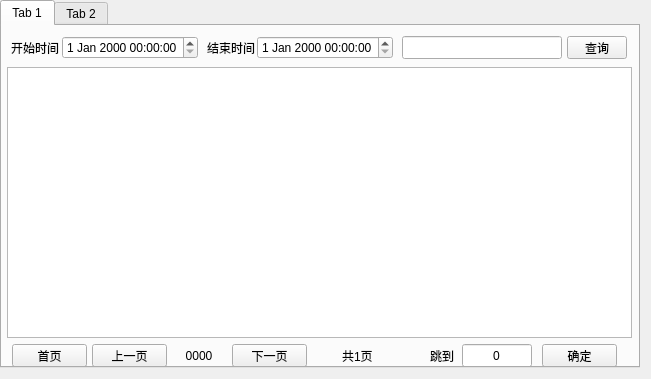
<?xml version="1.0" encoding="UTF-8"?>
<ui version="4.0">
 <class>Form</class>
 <widget class="QWidget" name="Form">
  <property name="geometry">
   <rect>
    <x>0</x>
    <y>0</y>
    <width>651</width>
    <height>379</height>
   </rect>
  </property>
  <property name="windowTitle">
   <string>Form</string>
  </property>
  <widget class="QTabWidget" name="log_tabWidget">
   <property name="geometry">
    <rect>
     <x>0</x>
     <y>0</y>
     <width>640</width>
     <height>368</height>
    </rect>
   </property>
   <property name="currentIndex">
    <number>0</number>
   </property>
   <widget class="QWidget" name="tab">
    <attribute name="title">
     <string>Tab 1</string>
    </attribute>
    <widget class="QTableView" name="url_log_tableView">
     <property name="geometry">
      <rect>
       <x>5</x>
       <y>41</y>
       <width>625</width>
       <height>271</height>
      </rect>
     </property>
    </widget>
    <widget class="QPushButton" name="log_url_first_btn">
     <property name="geometry">
      <rect>
       <x>10</x>
       <y>318</y>
       <width>75</width>
       <height>23</height>
      </rect>
     </property>
     <property name="text">
      <string>首页</string>
     </property>
    </widget>
    <widget class="QPushButton" name="log_url_prev_btn">
     <property name="geometry">
      <rect>
       <x>90</x>
       <y>318</y>
       <width>75</width>
       <height>23</height>
      </rect>
     </property>
     <property name="text">
      <string>上一页</string>
     </property>
    </widget>
    <widget class="QPushButton" name="log_url_next_btn">
     <property name="geometry">
      <rect>
       <x>230</x>
       <y>318</y>
       <width>75</width>
       <height>23</height>
      </rect>
     </property>
     <property name="text">
      <string>下一页</string>
     </property>
    </widget>
    <widget class="QPushButton" name="log_url_ok_btn">
     <property name="geometry">
      <rect>
       <x>540</x>
       <y>318</y>
       <width>75</width>
       <height>23</height>
      </rect>
     </property>
     <property name="text">
      <string>确定</string>
     </property>
    </widget>
    <widget class="QLabel" name="log_url_now_label">
     <property name="geometry">
      <rect>
       <x>172</x>
       <y>318</y>
       <width>50</width>
       <height>23</height>
      </rect>
     </property>
     <property name="text">
      <string>0000</string>
     </property>
     <property name="alignment">
      <set>Qt::AlignCenter</set>
     </property>
    </widget>
    <widget class="QLabel" name="log_url_tot_label">
     <property name="geometry">
      <rect>
       <x>340</x>
       <y>318</y>
       <width>54</width>
       <height>23</height>
      </rect>
     </property>
     <property name="text">
      <string>共1页</string>
     </property>
    </widget>
    <widget class="QLabel" name="label_3">
     <property name="geometry">
      <rect>
       <x>420</x>
       <y>318</y>
       <width>32</width>
       <height>23</height>
      </rect>
     </property>
     <property name="text">
      <string>跳到</string>
     </property>
     <property name="alignment">
      <set>Qt::AlignRight|Qt::AlignTrailing|Qt::AlignVCenter</set>
     </property>
    </widget>
    <widget class="QLineEdit" name="log_url_jump_edit">
     <property name="geometry">
      <rect>
       <x>460</x>
       <y>318</y>
       <width>70</width>
       <height>23</height>
      </rect>
     </property>
     <property name="text">
      <string>0</string>
     </property>
     <property name="alignment">
      <set>Qt::AlignCenter</set>
     </property>
    </widget>
    <widget class="QLabel" name="label">
     <property name="geometry">
      <rect>
       <x>7</x>
       <y>10</y>
       <width>50</width>
       <height>23</height>
      </rect>
     </property>
     <property name="text">
      <string>开始时间</string>
     </property>
     <property name="alignment">
      <set>Qt::AlignRight|Qt::AlignTrailing|Qt::AlignVCenter</set>
     </property>
    </widget>
    <widget class="QLabel" name="label_2">
     <property name="geometry">
      <rect>
       <x>205</x>
       <y>10</y>
       <width>54</width>
       <height>23</height>
      </rect>
     </property>
     <property name="text">
      <string>结束时间</string>
     </property>
    </widget>
    <widget class="QDateTimeEdit" name="log_url_start_timeedit">
     <property name="geometry">
      <rect>
       <x>60</x>
       <y>10</y>
       <width>136</width>
       <height>23</height>
      </rect>
     </property>
    </widget>
    <widget class="QDateTimeEdit" name="log_url_stop_timeedit">
     <property name="geometry">
      <rect>
       <x>255</x>
       <y>10</y>
       <width>136</width>
       <height>23</height>
      </rect>
     </property>
    </widget>
    <widget class="QLineEdit" name="log_url_query_edit">
     <property name="geometry">
      <rect>
       <x>400</x>
       <y>10</y>
       <width>160</width>
       <height>23</height>
      </rect>
     </property>
    </widget>
    <widget class="QPushButton" name="log_url_query_btn">
     <property name="geometry">
      <rect>
       <x>565</x>
       <y>10</y>
       <width>60</width>
       <height>23</height>
      </rect>
     </property>
     <property name="text">
      <string>查询</string>
     </property>
    </widget>
   </widget>
   <widget class="QWidget" name="tab_2">
    <attribute name="title">
     <string>Tab 2</string>
    </attribute>
   </widget>
  </widget>
 </widget>
 <resources/>
 <connections/>
</ui>
